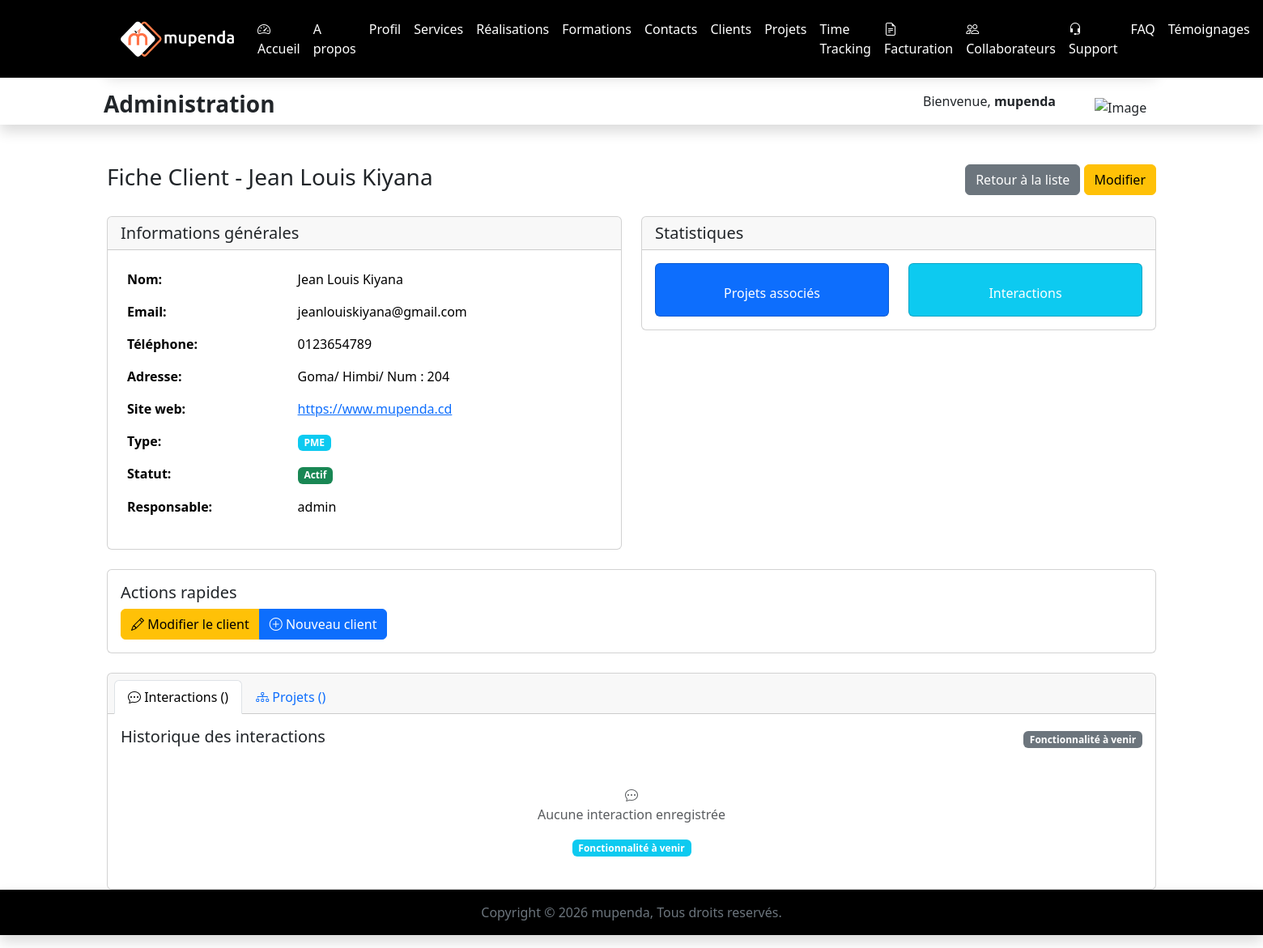
The page /administration/clients/1/ (signed in) on the database its author committed.
### MupendaApp/models.py (models this page shows, shortened)
class CustomUser(AbstractUser):
    is_administrateur = models.BooleanField(default=False)
    is_utilisateur = models.BooleanField(default=True)
    photo_profil = models.ImageField(upload_to="static/images", blank=True, null=True)

class Client(models.Model):
    TYPE_CLIENT_CHOICES = [
        ('PME', 'PME'),
        ('STARTUP', 'Startup'),
        ('GRAND_COMPTE', 'Grand Compte'),
        ('PARTICULIER', 'Particulier'),
    ]
    STATUT_CLIENT_CHOICES = [
        ('PROSPECT', 'Prospect'),
        ('ACTIF', 'Actif'),
        ('INACTIF', 'Inactif'),
        ('ARCHIVE', 'Archivé'),
    ]
    nom = models.CharField(max_length=100)
    adresse = models.CharField(max_length=255)
    email = models.EmailField(unique=True)
    telephone = models.CharField(max_length=20, blank=True, null=True)
    type_client = models.CharField(max_length=20, choices=TYPE_CLIENT_CHOICES, default='PARTICULIER')
    statut_client = models.CharField(max_length=20, choices=STATUT_CLIENT_CHOICES, default='PROSPECT')
    siret = models.CharField(max_length=14, blank=True, null=True, help_text="Numéro SIRET pour les entreprises")
    secteur_activite = models.CharField(max_length=100, blank=True, null=True)
    site_web = models.URLField(blank=True, null=True)
    notes = models.TextField(blank=True, null=True)
    responsable_compte = models.ForeignKey(
        settings.AUTH_USER_MODEL,
        on_delete=models.SET_NULL,
        null=True,
        related_name='clients_geres'
    )
    date_creation = models.DateTimeField(auto_now_add=True)
    date_maj = models.DateTimeField(auto_now=True)
    class Meta:
        ordering = ['-date_creation']
        verbose_name = "Client"
        verbose_name_plural = "Clients"

### MupendaApp/views.py (the view)
# urls.py: path('administration/clients/<int:client_id>/', views.FicheClientView, name='fiche_client'),
@login_required
def FicheClientView(request, client_id):
    client = get_object_or_404(Client, id=client_id)
    projets = client.projets.select_related('chef_projet').prefetch_related('affectations').order_by('-cree_le')
    devis = Devis.objects.filter(client=client).order_by('-date_emission')
    factures = Facture.objects.filter(client=client).order_by('-date_emission')
    tickets = TicketSupport.objects.filter(client=client).order_by('-date_creation')
    stats = {
        'total_projets': projets.count(),
        'projets_actifs': projets.filter(statut='EN_COURS').count(),
        'total_devis': devis.count(),
        'total_factures': factures.count(),
        'factures_impayees': factures.filter(statut='ENVOYEE').count(),
        'total_tickets': tickets.count(),
        'tickets_ouverts': tickets.filter(statut='OUVERT').count(),
        'chiffre_affaires': factures.filter(statut='PAYEE').aggregate(total=Sum('montant_ttc'))['total'] or 0,
    }
    return render(request, 'administration/fiche_client.html', {
        'client': client,
        'projets': projets,
        'devis': devis,
        'factures': factures,
        'tickets': tickets,
        'stats': stats,
    })

### MupendaApp/templates/administration/fiche_client.html (shortened to what this page needs)
{% extends 'administration/indexAdmin.html' %}
{% block content %}
<div class="container">
    <div class="d-flex justify-content-between align-items-center mb-4 my-5">
        <h1 class="h3">Fiche Client - {{ client.nom }}</h1>
        <div>
            <a href="{% url 'clients' %}" class="btn btn-secondary">
                 Retour à la liste
            </a>
            <a href="{% url 'modifier_client' client.id %}" class="btn btn-warning">
                 Modifier
            </a>
        </div>
    </div>
    <div class="row mb-4">
        <div class="col-md-6">
            <div class="card">
                <div class="card-header">
                    <h5 class="mb-0">Informations générales</h5>
                </div>
                <div class="card-body">
                    <table class="table table-borderless">
                        <tr>
                            <td><strong>Nom:</strong></td>
                            <td>{{ client.nom }}</td>
                        </tr>
                        <tr>
                            <td><strong>Email:</strong></td>
                            <td>{{ client.email }}</td>
                        </tr>
                        <tr>
                            <td><strong>Téléphone:</strong></td>
                            <td>{{ client.telephone|default:"Non renseigné" }}</td>
                        </tr>
                        <tr>
                            <td><strong>Adresse:</strong></td>
                            <td>{{ client.adresse }}</td>
                        </tr>
                        <tr>
                            <td><strong>Site web:</strong></td>
                            <td>
                                {% if client.site_web %}
                                    <a href="{{ client.site_web }}" target="_blank">{{ client.site_web }}</a>
                                {% else %}
                                    Non renseigné
                                {% endif %}
                            </td>
                        </tr>
                        <tr>
                            <td><strong>Type:</strong></td>
                            <td><span class="badge bg-info">{{ client.get_type_client_display }}</span></td>
                        </tr>
                        <tr>
                            <td><strong>Statut:</strong></td>
                            <td>
                                {% if client.statut_client == 'ACTIF' %}
                                    <span class="badge bg-success">{{ client.get_statut_client_display }}</span>
                                {% elif client.statut_client == 'PROSPECT' %}
                                    <span class="badge bg-warning">{{ client.get_statut_client_display }}</span>
                                {% elif client.statut_client == 'INACTIF' %}
                                    <span class="badge bg-secondary">{{ client.get_statut_client_display }}</span>
                                {% else %}
                                    <span class="badge bg-dark">{{ client.get_statut_client_display }}</span>
                                {% endif %}
                            </td>
                        </tr>
                        <tr>
                            <td><strong>Responsable:</strong></td>
                            <td>
                                {% if client.responsable_compte %}
                                    {{ client.responsable_compte.username }}
                                {% else %}
                                    <span class="text-muted">Non assigné</span>
                                {% endif %}
                            </td>
                        </tr>
                    </table>
                </div>
            </div>
        </div>
        <div class="col-md-6">
            <div class="card">
                <div class="card-header">
                    <h5 class="mb-0">Statistiques</h5>
                </div>
                <div class="card-body">
                    <div class="row text-center">
                        <div class="col-6">
                            <div class="card bg-primary text-white">
                                <div class="card-body">
                                    <p class="card-text">Projets associés</p>
                                </div>
                            </div>
                        </div>
                        <div class="col-6">
                            <div class="card bg-info text-white">
                                <div class="card-body">
                                    <p class="card-text">Interactions</p>
                                </div>
                            </div>
                        </div>
                    </div>
                </div>
            </div>
        </div>
    </div>
    <div class="row mb-4">
        <div class="col-12">
            <div class="card">
                <div class="card-body">
                    <h5 class="card-title">Actions rapides</h5>
                    <div class="btn-group" role="group">
                        <a href="{% url 'modifier_client' client.id %}" class="btn btn-warning">
                            <i class="bi bi-pencil"></i> Modifier le client
                        </a>
                        <a href="{% url 'AjouterClient' %}" class="btn btn-primary">
                            <i class="bi bi-plus-circle"></i> Nouveau client
                        </a>
                    </div>
                </div>
            </div>
        </div>
    </div>
    <div class="card">
        <div class="card-header">
            <ul class="nav nav-tabs card-header-tabs" id="clientTabs" role="tablist">
                <li class="nav-item" role="presentation">
                    <button class="nav-link active" id="interactions-tab" data-bs-toggle="tab" data-bs-target="#interactions" type="button" role="tab">
                        <i class="bi bi-chat-dots"></i> Interactions ({{ total_interactions }})
                    </button>
                </li>
                <li class="nav-item" role="presentation">
                    <button class="nav-link" id="projets-tab" data-bs-toggle="tab" data-bs-target="#projets" type="button" role="tab">
                        <i class="bi bi-diagram-3"></i> Projets ({{ total_projets }})
                    </button>
                </li>
            </ul>
        </div>
        <div class="card-body">
            <div class="tab-content" id="clientTabsContent">
                <div class="tab-pane fade show active" id="interactions" role="tabpanel">
                    <div class="d-flex justify-content-between align-items-center mb-3">
                        <h5>Historique des interactions</h5>
                        <span class="badge bg-secondary">Fonctionnalité à venir</span>
                    </div>
                    {% if interactions %}
                    <div class="table-responsive">
                        <table class="table">
                            <thead>
                                <tr>
                                    <th>Date</th>
                                    <th>Type</th>
                                    <th>Sujet</th>
                                    <th>Participant</th>
                                    <th>Durée</th>
                                </tr>
                            </thead>
                            <tbody>
                                {% for interaction in interactions %}
                                <tr>
                                    <td>{{ interaction.date_interaction|date:"d/m/Y H:i" }}</td>
                                    <td>
                                        <span class="badge bg-info">{{ interaction.get_type_interaction_display }}</span>
                                    </td>
                                    <td>{{ interaction.sujet }}</td>
                                    <td>
                                        {% if interaction.participant %}
                                            {{ interaction.participant.username }}
                                        {% else %}
                                            -
                                        {% endif %}
                                    </td>
                                    <td>
                                        {% if interaction.duree_minutes %}
                                            {{ interaction.duree_minutes }} min
                                        {% else %}
                                            -
                                        {% endif %}
                                    </td>
                                </tr>
                                {% endfor %}
                            </tbody>
                        </table>
                    </div>
                    {% else %}
                    <div class="text-center text-muted py-4">
                        <i class="bi bi-chat-dots fa-3x mb-3"></i>
                        <p>Aucune interaction enregistrée</p>
                        <span class="badge bg-info">Fonctionnalité à venir</span>
                    </div>
                    {% endif %}
                </div>
            </div>
        </div>
    </div>
</div>
{% endblock %}

### MupendaApp/templates/administration/indexAdmin.html (shortened to what this page needs)
{% load static %}
<!DOCTYPE html>
<html lang="fr">
<head>
    <link href="https://cdn.jsdelivr.net/npm/bootstrap@5.3.3/dist/css/bootstrap.min.css" rel="stylesheet">
    <link rel="stylesheet" href="https://cdn.jsdelivr.net/npm/bootstrap-icons@1.13.1/font/bootstrap-icons.min.css">
</head>
<body>
  <section style="background-color: black;">
    <div class="container py-2">
      <nav class="navbar navbar-expand-lg shadow">
        <div class="container-fluid">
          <a class="navbar-brand" href="{% url 'dashboard' %}"><img src="{% static 'images/White Mupenda Company.png' %}" alt="mupenda" width="150"></a>
          <div class="collapse navbar-collapse" id="navbarNavAltMarkup">
            <div class="navbar-nav mx-auto">
              <a class="nav-link text-white active" aria-current="page" href="{% url 'dashboard' %}"><i class="bi bi-speedometer2"></i> Accueil</a>
              <a class="nav-link text-white" href="{% url 'AdminApropos' %}">A propos</a>
              <a class="nav-link text-white" href="{% url 'profil' %}">Profil</a>
              <a class="nav-link text-white" href="{% url 'AdminService' %}">Services</a>
              <a class="nav-link text-white" href="{% url 'AdminRealisation' %}">Réalisations</a>
              <a class="nav-link text-white" href="{% url 'AdminFormation' %}">Formations</a>
              <a class="nav-link text-white" href="{% url 'AdminContact' %}">Contacts</a>
              <a class="nav-link text-white" href="{% url 'clients' %}">Clients</a>
              <a class="nav-link text-white" href="{% url 'AdminProjets' %}">Projets</a>
              <a class="nav-link text-white" href="{% url 'temps' %}">Time Tracking</a>
              <a class="nav-link text-white" href="{% url 'facturation' %}"><i class="bi bi-file-earmark-text"></i> Facturation</a>
              <a class="nav-link text-white" href="{% url 'liste_collaborateurs' %}"><i class="bi bi-people"></i> Collaborateurs</a>
              <a class="nav-link text-white" href="{% url 'support' %}"><i class="bi bi-headset"></i> Support</a>
              <a class="nav-link text-white" href="{% url 'AdminFaq' %}">FAQ</a>
              <a class="nav-link text-white" href="{% url 'AdminTemoignage' %}">Témoignages</a>
              <a class="nav-link text-white" href="{% url 'AdminPartenaire' %}">Partenaires</a>
            </div>
          </div>
        </div>
      </nav>
    </div>
  </section>
  <div class="main-content">
    <section class="shadow">
        <div class="container">
            <div class="row g-4 my-auto">
                <div class="col-md-6 d-flex justify-content-start align-items-center g-3">
                    <h3 class="fw-bold">Administration</h3>
                </div>
                <div class="col-md-6 d-flex justify-content-end align-items-center g-3">
                  <p class="me-5">Bienvenue, <span class="fw-bold"> {{ user.username }} {{ user.last_name }}</span> </p>
                  {% if user.photo_profil %}
                    <img src="{{ user.photo_profil.url }}" class="img-fluid rounded-circle" alt="Image de profil" style="width: 80px; height: 80px; object-fit: cover;">
                  {% else %}
                  <img src="{% static 'images/administration.png' %}" class="img-fluid" alt="Image" style="width: 80px;">
                  {% endif %}
                </div>
            </div>
          </div>
        </div>
  {% block content %}
  {% endblock content %}
  <footer class="shadow" style="background-color: black;">
    <p class="text-secondary text-center py-3">Copyright &copy; 2026 mupenda, Tous droits reservés.</p>
  </footer>
</body>
</html>

### rows shown on the page
CustomUser: username "mupenda"
Client: nom "Jean Louis Kiyana", email "jeanlouiskiyana@gmail.com", telephone "0123654789", adresse "Goma/ Himbi/ Num : 204", site_web "https://www.mupenda.cd", type_client "PME", statut_client "Actif", responsable_compte.username "admin"
